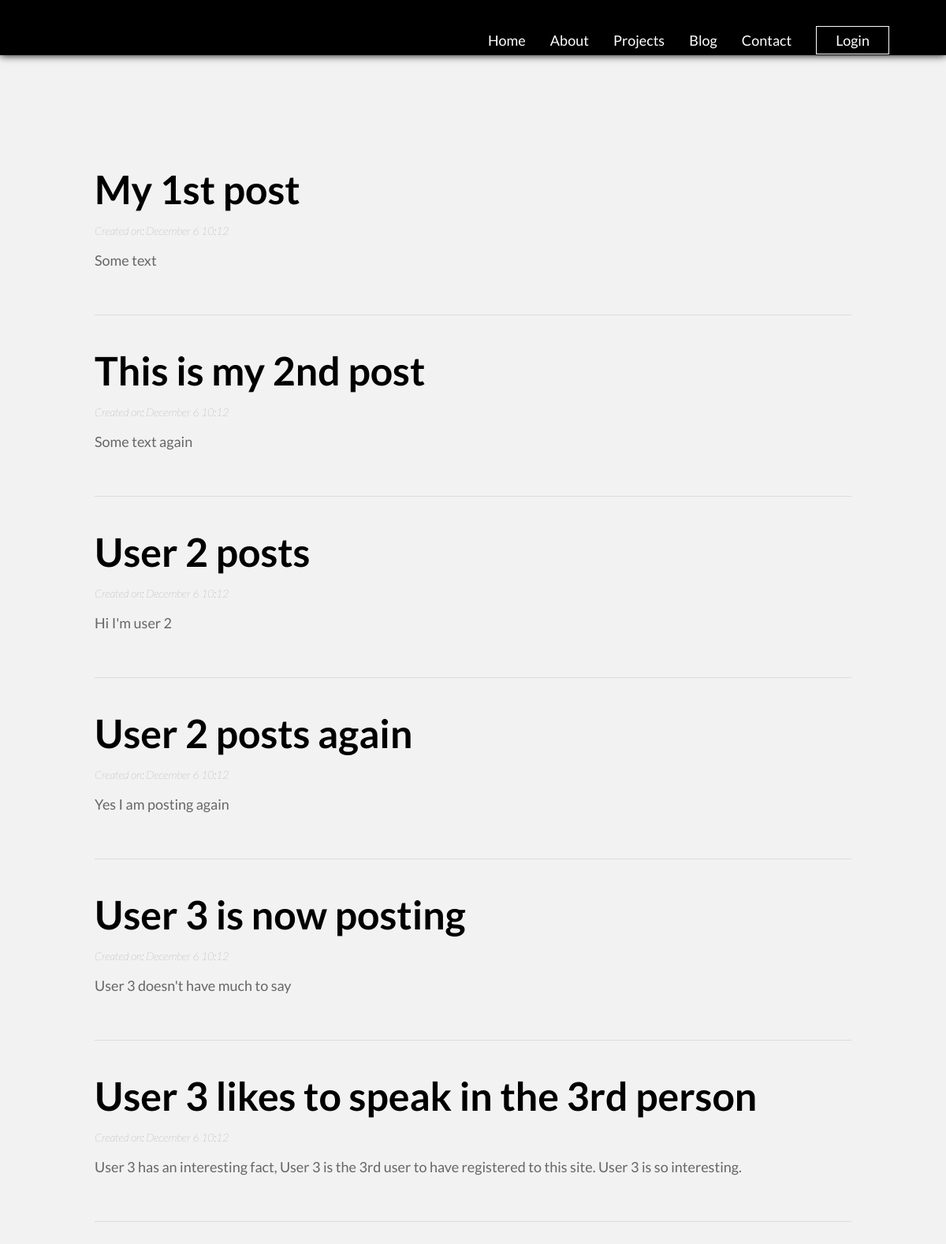
The page /posts on the database its author committed.
### tables this page shows
CREATE TABLE `posts` (
  `id` int(11) NOT NULL,
  `user_id` int(11) NOT NULL,
  `title` varchar(255) NOT NULL,
  `body` text NOT NULL,
  `created_at` datetime NOT NULL DEFAULT current_timestamp()
);

### app/controllers/Posts.php (called while the page is built)
<?php
class Posts extends Controller
{
    public function __construct()
    {
        $this->postModel = $this->model('Post');
    }
    public function index()
    {
        $posts = $this->postModel->findAllPosts();
        $data = [
            'posts' => $posts,
        ];
        $this->view('posts/index', $data);
    }
}

### app/libraries/Core.php (called while the page is built, shortened)
<?php
class Core
{
  protected $currentMethod = 'index';
  public function __construct()
  {
    $url = $this->getUrl();
    if (isset($url)) {
      if (file_exists('../app/controllers/' . ucwords($url[0]) . '.php')) {
        unset($url[0]);
      }
    }
    $this->currentController = new $this->currentController;
    $this->params = $url ? array_values($url) : [];
    call_user_func_array([$this->currentController, $this->currentMethod], $this->params);
  }
  public function getUrl()
  {
    if (isset($_GET['url'])) {
      $url = rtrim($_GET['url'], '/');
      $url = filter_var($url, FILTER_SANITIZE_URL);
      $url = explode('/', $url);
      return $url;
    }
  }
}

### app/require.php (called while the page is built, shortened)
<?php
    require_once 'libraries/Core.php';
    require_once 'libraries/Controller.php';
    require_once 'libraries/Database.php';
    $init = new Core();

### public/index.php (called while the page is built)
<?php
    require_once '../app/require.php';

### app/libraries/Database.php (called while the page is built, shortened)
<?php
    class Database {
        private $dbHost = DB_HOST;
        private $dbUser = DB_USER;
        private $dbPass = DB_PASS;
        private $dbName = DB_NAME;
        private $statement;
        private $dbHandler;
        public function __construct() {
            $conn = 'mysql:host=' . $this->dbHost . ';dbname=' . $this->dbName;
            $options = array(
                PDO::ATTR_PERSISTENT => true,
                PDO::ATTR_ERRMODE => PDO::ERRMODE_EXCEPTION
            );
            try {
                $this->dbHandler = new PDO($conn, $this->dbUser, $this->dbPass, $options);
            } catch (PDOException $e) {
                $this->error = $e->getMessage();
                echo $this->error;
            }
        }
        public function query($sql) {
            $this->statement = $this->dbHandler->prepare($sql);
        }
        public function execute() {
            return $this->statement->execute();
        }
        public function resultSet() {
            $this->execute();
            return $this->statement->fetchAll(PDO::FETCH_OBJ);
        }
    }

### app/models/Post.php (called while the page is built)
<?php
class Post
{
    private $db;
    public function __construct()
    {
        $this->db = new Database;
    }
    public function findAllPosts()
    {
        $this->db->query('SELECT * FROM posts ORDER By created_at ASC');
        $results = $this->db->resultSet();
        return $results;
    }
}

### app/views/posts/index.php (the view, shortened to what this page needs)
<?php
require APPROOT . '/views/includes/head.php';
?>
<div class="navbar dark">
    <?php
    require APPROOT . '/views/includes/navigation.php';
    ?>
</div>
<div class="container">
    <?php foreach ($data['posts'] as $post) : ?>
        <div class="container-item">
            <h2>
                <?php echo $post->title; ?>
            </h2>
            <h3>
                <?php echo 'Created on: ' . date('F j h:m', strtotime($post->created_at)) ?>
            </h3>
            <p>
                <?php echo $post->body ?>
            </p>
        </div>
    <?php endforeach; ?>
</div>

### app/libraries/Controller.php (shortened to what this page needs)
<?php
    class Controller {
        public function view($view, $data = []) {
            if (file_exists('../app/views/' . $view . '.php')) {
                require_once '../app/views/' . $view . '.php';
            } else {
                die("View does not exists.");
            }
        }
    }

### app/views/includes/head.php (shortened to what this page needs)
<html>
<head>
    <link rel="stylesheet" href="<?php echo URLROOT ?>/public/css/style.css">
</head>
<body>

### app/views/includes/navigation.php
<nav class="top-nav">
    <ul>
        <li>
            <a href="<?php echo URLROOT; ?>/index">Home</a>
        </li>
        <li>
            <a href="<?php echo URLROOT; ?>/about">About</a>
        </li>
        <li>
            <a href="<?php echo URLROOT; ?>/projects">Projects</a>
        </li>
        <li>
            <a href="<?php echo URLROOT; ?>/posts">Blog</a>
        </li>
        <li>
            <a href="<?php echo URLROOT; ?>/contact">Contact</a>
        </li>
        <li class="btn-login">
            <?php if(isset($_SESSION['user_id'])) : ?>
                <a href="<?php echo URLROOT; ?>/users/logout">Log out</a>
            <?php else : ?>
                <a href="<?php echo URLROOT; ?>/users/login">Login</a>
            <?php endif; ?>
        </li>
    </ul>
</nav>

### public/css/style.css (style rules this page uses)
html, body { height: 100%; width: 100%; padding: 0; margin: 0; top: 0; bottom: 0; font-family: 'Lato', sans-serif; background-color: #f2f2f2; }
a { text-decoration: none; }
h2 { font-size: 50px; margin: 0; }
h3 { font-size: 14px; color: #696969; font-weight: 100; font-style: italic; }
p { font-size: 18px; color: #666; }
.top-nav { display: block; }
.top-nav ul { margin: 0; padding: 0; position: absolute; right: 6%; top: 2%; }
.top-nav ul li { display: inline-block; margin-left: 28px; }
.top-nav ul li a { color: #ffffff; text-decoration: none; font-size: 18px; }
.btn-login { border: 1px solid #ffffff; padding: 6px 24px; }
.navbar { width: 100%; height: 70px; background-color: #1a1a1a; box-shadow: 0px 0px 10px #1a1a1a; }
.dark { background-color: hsl(0, 0%, 0%); box-shadow: 0px 0px 10px hsl(0, 0%, 0%); }
.container { margin: 0 auto; width: 80%; padding: 100px 0px; }
.container-item { border-bottom: 1px solid #dcdcdc; padding: 40px 0px; }
::placeholder { font-size: 14px; font-weight: 100; font-style: italic; }

### rows shown on the page
posts: title "My 1st post", created_at "December 6 10:12", body "Some text"
posts: title "This is my 2nd post", created_at "December 6 10:12", body "Some text again"
posts: title "User 2 posts", created_at "December 6 10:12", body "Hi I'm user 2"
posts: title "User 2 posts again", created_at "December 6 10:12", body "Yes I am posting again"
posts: title "User 3 is now posting", created_at "December 6 10:12", body "User 3 doesn't have much to say"
posts: title "User 3 likes to speak in the 3rd person", created_at "December 6 10:12", body "User 3 has an interesting fact, User 3 is the 3rd user to have registered to this site. User 3 is so interesting."
